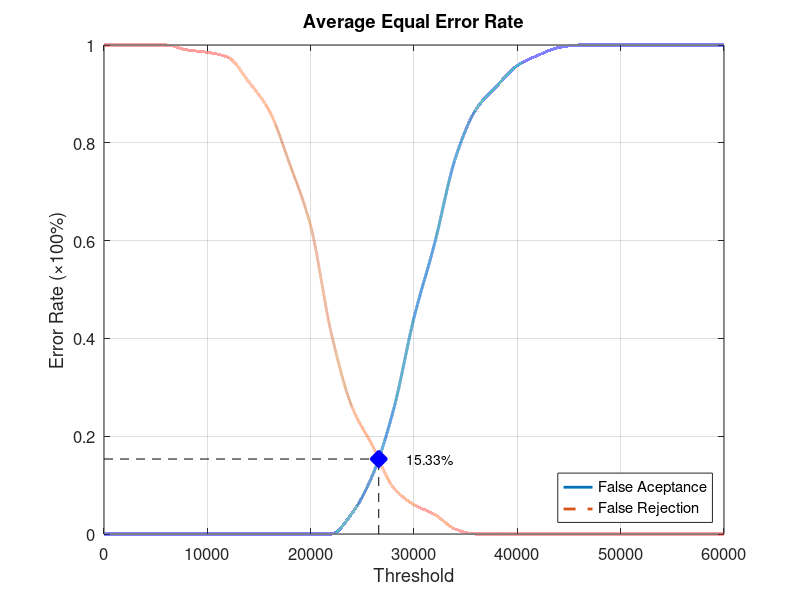
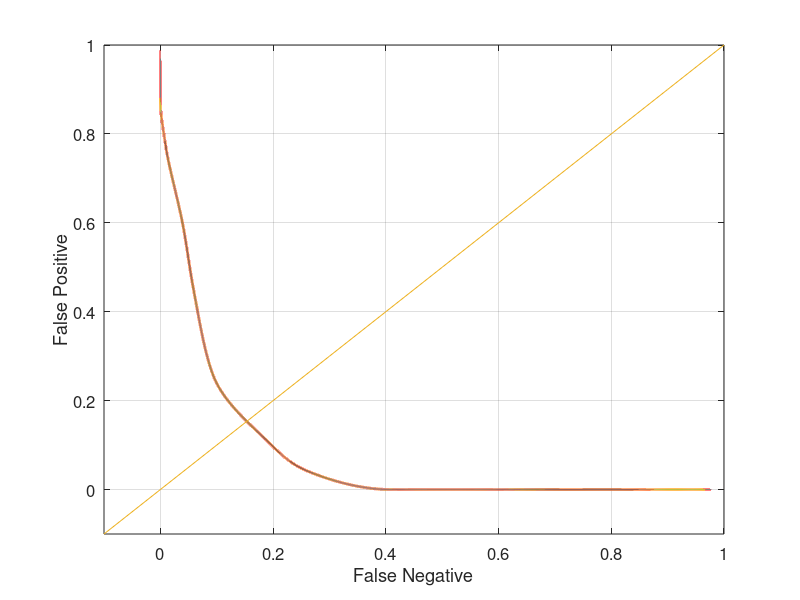

Source code (MATLAB) for these figures, in order:
function yEER = Database2_2
close all;
clear;
clc;
x = 0:2000:60000;
xq = 0:0.5:60000;

y0 = [0 0 0 0 0 0 0 0 0 0 0 0 0.0421053 0.121053 0.252632 0.442105 0.594737 0.768421 0.868421 0.915789 0.957895 0.978947 0.994737 1 1 1 1 1 1 1 1];
yy0 = interp1(x, y0, xq, 'pchip');
y1 = [1 1 1 1 0.99 0.985 0.975 0.925 0.865 0.755 0.63 0.41 0.26 0.18 0.095 0.06 0.04 0.01 0 0 0 0 0 0 0 0 0 0 0 0 0];
yy1 = interp1(x, y1, xq, 'pchip');

% Calculating EER: 
y2 = abs(y0 - y1);
find(y2 == min(y2))
yy2 = abs(yy0 - yy1);
xEER = find(yy2 == min(yy2));
xEERIndex = xq(xEER) % X-axis EER
yEER = yy0(xEER) % Y-axis EER

main = figure
plot(xq, yy0,'-','LineWidth', 2);	hold on
plot(xq, yy1,'--','LineWidth', 2);	hold on
plot([xEERIndex xEERIndex], [0 yEER], 'k--');	hold on
plot([0 xEERIndex], [yEER yEER], 'k--');	hold on
plot(xEERIndex, yEER, 'bx', 'LineWidth', 10);	hold on
text(xEERIndex + 10 * xEERIndex / 100, yEER, [num2str(round((10000 * yEER)) / 100) '%'])
legend('False Aceptance', 'False Rejection', 'Location', 'SouthEast')
xlabel('Threshold')
ylabel('Error Rate (\times100%)')
title('Average Equal Error Rate')
set(gca, 'FontSize', 12)
axis([0 60000 0 1])
grid on

print(main, 'Database2_2Main', '-dpng');
FNRxFPR = figure('Color', [1 1 1]);
plot(yy1, yy0, '-', yy1, yy0, 'LineWidth', 2);
hold on
y = -0.1:0.1:1
plot(y, y); 
set(gca, 'FontSize', 12)
xlabel('False Negative')
ylabel('False Positive')
axis([-0.1 1 -0.1 1])
set(gca, 'FontSize', 12)
grid on

print(FNRxFPR, 'Database2_2FNRxFPR','-dpng');
end
